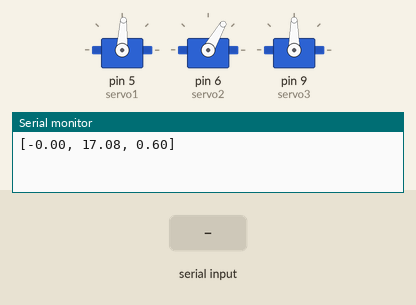
Bench run of a sketch on a simulated Arduino Mega 2560, built with avr-gcc and run on an emulated ATmega2560. Parts: 3 × servo, the last lines printed to the serial monitor. The inputs (shaded band) are chosen by the test bench.

Above: at 1.2 s.
1.3 s: "1" received over Serial
At 3.7 s:
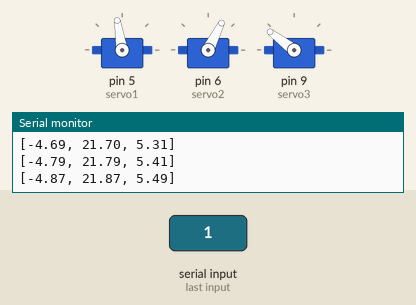
4.0 s: "0" received over Serial
At 5.2 s:
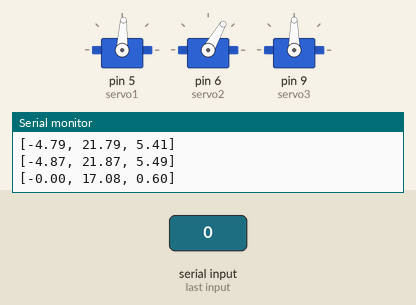
5.5 s: "2" received over Serial
At 6.4 s:
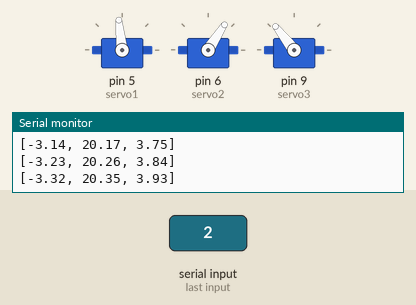
Timing chart, 0 to 8.5 s (numbered marks = the images above; inputs shaded):
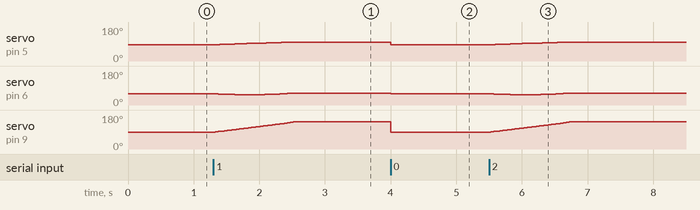

The sketch:

servoTest2.ino
```cpp
#include <Servo.h>

#define TEST 2

struct Vector3f{
  float x;
  float y;
  float z;
  Vector3f():x(0),y(0),z(0){}
  Vector3f(float x, float y, float z):x(x),y(y),z(z){}

  void setRadX(float x){ this->x=x; }
  void setRadY(float y){ this->y=y; }
  void setRadZ(float z){ this->z=z; }
  void setDegX(float x){ this->x=radians(x); }
  void setDegY(float y){ this->y=radians(y); }
  void setDegZ(float z){ this->z=radians(z); }

  Vector3f operator+(const Vector3f other){
    return Vector3f(x+other.x, y+other.y, z+other.z);
  }
  Vector3f operator+=(const Vector3f other){
    x+=other.x;
    y+=other.y;
    z+=other.z;
  }
  Vector3f operator*(const float scalar){
    return Vector3f(x*scalar,y*scalar,z*scalar);
  }
};

Servo servo1;
Servo servo2;
Servo servo3;

Vector3f theta;
Vector3f thetaDot;

float a = 8.1;
float b = 8.1;
float c = 6.3;
float r_base = 1.8;
float z_base = 3;

void waitForInput(){
  while(Serial.available() < 1){}
  while(Serial.available() > 0){
    Serial.read();
  }
}

Vector3f getThetaVector(float x, float y, float z){
  return Vector3f(radians(x), radians(y), radians(z));
}
void writeServos(Vector3f theta){
  int angle1 = degrees(theta.x)-3;
  if(angle1<0)angle1=0;
  if(angle1>120)angle1=120;

  int angle2 = degrees(theta.y)+10;
  if(angle2<10)angle2=10;
  if(angle2>90)angle2=90;

  int angle3 = degrees(theta.z)-20;
  if(angle3<50)angle3=50;
  if(angle3>180)angle3=180;

  servo1.write(angle1);
  servo2.write(angle2);
  servo3.write(angle3);
}
void printVector(Vector3f theta){
  Serial.print("[");
  Serial.print(theta.x);
  Serial.print(", ");
  Serial.print(theta.y);
  Serial.print(", ");
  Serial.print(theta.z);
  Serial.print("]");
  Serial.println("");
}
void printVectorDegrees(Vector3f theta){
  Serial.print("[");
  Serial.print(degrees(theta.x));
  Serial.print(", ");
  Serial.print(degrees(theta.y));
  Serial.print(", ");
  Serial.print(degrees(theta.z));
  Serial.print("]");
  Serial.println("");
}

float getR(Vector3f theta){
  return r_base + a*sin(theta.y) - b*cos(theta.z) + c;
}
float getX(Vector3f theta){
  return getR(theta)*cos(theta.x);
}
float getY(Vector3f theta){
  return getR(theta)*sin(theta.x);
}
float getZ(Vector3f theta){
  return z_base + a*cos(theta.y) - b*sin(theta.z);
}

float getRDot(Vector3f theta, Vector3f thetaDot){
  return a*cos(theta.y)*thetaDot.y + b*sin(theta.z)*thetaDot.z;
}
float getZDot(Vector3f theta, Vector3f thetaDot){
  return -a*sin(theta.y)*thetaDot.y - b*cos(theta.z)*thetaDot.z;
}

void printCartesian(Vector3f theta){
  Serial.print("[");
  Serial.print(getX(theta));
  Serial.print(", ");
  Serial.print(getY(theta));
  Serial.print(", ");
  Serial.print(getZ(theta));
  Serial.print("]");
  Serial.println("");
}

Vector3f getThetaDot(Vector3f theta, float xDot, float yDot, float zDot){

  float r = getR(theta);

  //xDot = A11*thetaDot1 + A12*thetaDot2 + A13*thetaDot3
  float A11 = -sin(theta.x)*r;
  float A12 = a*cos(theta.x)*cos(theta.y);
  float A13 = b*cos(theta.x)*sin(theta.z);

  //yDot = A21*thetaDot1 + A22*thetaDot2 + A23*thetaDot3
  float A21 = cos(theta.x)*r;
  float A22 = a*sin(theta.x)*cos(theta.y);
  float A23 = b*sin(theta.x)*sin(theta.z);

  //zDot = A31*thetaDot1 + A32*thetaDot2 + A33*thetaDot3
  float A31 = 0;
  float A32 = -a*sin(theta.y);
  float A33 = -b*cos(theta.z);

  float detA = A11*(A22*A33 - A32*A23) - A12*(A21*A33 - A31*A23) + A13*(A21*A32 - A31*A22);

  //B = inverse of A, without dividing by the determinant
  //Dividing by determinant later
  float b11 = +(A22*A33 - A32*A23);
  float b12 = -(A12*A33 - A32*A13);
  float b13 = +(A12*A23 - A22*A13);
  float b21 = -(A21*A33 - A31*A23);
  float b22 = +(A11*A33 - A31*A13);
  float b23 = -(A11*A23 - A21*A13);
  float b31 = +(A21*A32 - A31*A22);
  float b32 = -(A11*A32 - A31*A12);
  float b33 = +(A11*A22 - A21*A12);

  //Calculate thetaDot elements
  float thetaDot1 = (b11*xDot + b12*yDot + b13*zDot)/detA;
  float thetaDot2 = (b21*xDot + b22*yDot + b23*zDot)/detA;
  float thetaDot3 = (b31*xDot + b32*yDot + b33*zDot)/detA;

  return Vector3f(thetaDot1, thetaDot2, thetaDot3);
}

void setup() {

  Serial.begin(9600);

  // put your setup code here, to run once:
  servo1.attach(5);
  servo2.attach(6);
  servo3.attach(9);

}

void test1(){
  theta = getThetaVector(87+3, 60-10, 90+20);
  writeServos(theta);
  printCartesian(theta);
  Serial.println(getR(theta));

  waitForInput();

  theta+=getThetaVector(-20,0,0);
  writeServos(theta);
  printCartesian(theta);
  Serial.println(getR(theta));

  waitForInput();

  theta+=getThetaVector(-20,20,0);
  writeServos(theta);
  printCartesian(theta);
  Serial.println(getR(theta));

  waitForInput();

  theta+=getThetaVector(0,-30,-20);
  writeServos(theta);
  printCartesian(theta);
  Serial.println(getR(theta));

  waitForInput();

  theta+=getThetaVector(0,50,50);
  writeServos(theta);
  printCartesian(theta);
  Serial.println(getR(theta));

  waitForInput();
}

void test2(){

  theta = getThetaVector(87+3, 60-10, 90+20);
  writeServos(theta);
  printCartesian(theta);

  waitForInput();

  float xDot = -4;
  float yDot = 4;
  float zDot = 4;

  thetaDot = getThetaDot(theta, xDot, yDot, zDot);

  long prevMillis = millis();
  long elapsedTime = 0;

  while(elapsedTime < 1200){
    long currentMillis = millis();
    long elapsedMillis = currentMillis - prevMillis;
    prevMillis = currentMillis;
    elapsedTime += elapsedMillis;
    float seconds = ((float)elapsedMillis) / 1000.0;

    Vector3f deltaTheta = thetaDot*seconds;
    theta += deltaTheta;
    writeServos(theta);
    printCartesian(theta);

    thetaDot = getThetaDot(theta, xDot, yDot, zDot);
  }

  waitForInput();
}

void loop() {

  if(TEST==1){
    test1();
  }else if(TEST==2){
    test2();
  }

}
```

Measured:
- after the input at 1.3 s, servo on pin 5 (servo1): moves from 87° to 99° over 1.1 s, starting after 0.10 s; servo on pin 9 (servo3): moves from 90° to 143° over 1.2 s, starting at once
- after the input at 4.0 s, servo on pin 5 (servo1): 99° → 87° at once; servo on pin 6 (servo2): 63° → 60° at once; servo on pin 9 (servo3): 143° → 90° at once
- after the input at 5.5 s, servo on pin 5 (servo1): moves from 87° to 99° over 1.1 s, starting after 0.10 s; servo on pin 9 (servo3): moves from 90° to 143° over 1.2 s, starting at once
